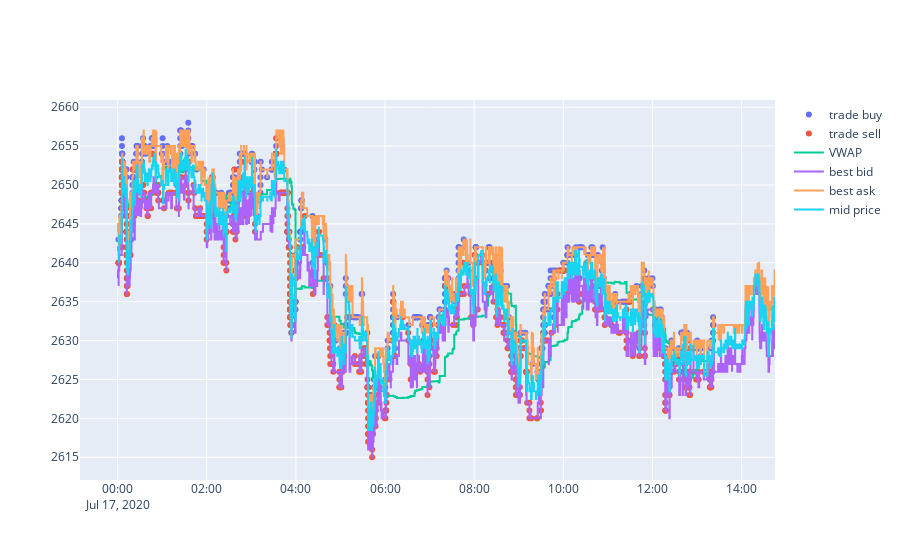

Notebook source saved alongside this figure:
### Markdown cell above
### Data Visualization

In this section, I use Plotly interactive graph to visualize the order book and trade data for a given time period.

### Code cell
# Data selection
df=df_trades.head(1500)
df['VWAP'] = (df['price'] * df['amount']).rolling(100).mean()/df['amount'].rolling(100).mean()
df_buy=df.query("side=='buy'")
df_sell=df.query("side=='sell'")
df1=df_orders.head(3000)

# Visualization
fig = make_subplots(rows=1, cols=1)
fig.add_trace(go.Scatter(x=df_buy['timestamp'], y=df_buy['price'],mode="markers",name='trade buy'),row=1, col=1)
fig.add_trace(go.Scatter(x=df_sell['timestamp'], y=df_sell['price'],mode="markers",name='trade sell'),row=1, col=1)
fig.add_trace(go.Scatter(x=df['timestamp'], y=df['VWAP'],name='VWAP',line_shape='hv'),row=1, col=1)

fig.add_trace(go.Scatter(x=df1['lastUpdated'], y=df1['best_bid'],name='best bid',line_shape='hv'),row=1, col=1)
fig.add_trace(go.Scatter(x=df1['lastUpdated'], y=df1['best_ask'],name='best ask',line_shape='hv'),row=1, col=1)
fig.add_trace(go.Scatter(x=df1['lastUpdated'], y=df1['mid_price'],name='mid price',line_shape='hv'),row=1, col=1)
# fig.add_trace(go.Scatter(x=df1['lastUpdated'], y=df1['Q1_ask'],name='Q1_ask',line_shape='hv'),row=1, col=1)
# fig.add_trace(go.Scatter(x=df1['lastUpdated'], y=df1['Q1_bid'],name='Q1_bid',line_shape='hv'),row=1, col=1)

### Figure 1 — Plotly figure (JSON) as saved in the notebook; plotly's stock layout.template omitted (floating-point values rounded to 4 significant figures; data arrays with more than 128 entries replaced by an {"elided": "..."} marker saying what was removed)
{"data": [{"mode": "markers", "name": "trade buy", "type": "scatter", "x": {"elided": "715 str values"}, "xaxis": "x", "y": {"elided": "715 int values"}, "yaxis": "y"}, {"mode": "markers", "name": "trade sell", "type": "scatter", "x": {"elided": "785 str values"}, "xaxis": "x", "y": {"elided": "785 int values"}, "yaxis": "y"}, {"line": {"shape": "hv"}, "name": "VWAP", "type": "scatter", "x": {"elided": "1500 str values"}, "xaxis": "x", "y": {"elided": "1500 float values"}, "yaxis": "y"}, {"line": {"shape": "hv"}, "name": "best bid", "type": "scatter", "x": {"elided": "3000 str values"}, "xaxis": "x", "y": {"elided": "3000 int values"}, "yaxis": "y"}, {"line": {"shape": "hv"}, "name": "best ask", "type": "scatter", "x": {"elided": "3000 str values"}, "xaxis": "x", "y": {"elided": "3000 int values"}, "yaxis": "y"}, {"line": {"shape": "hv"}, "name": "mid price", "type": "scatter", "x": {"elided": "3000 str values"}, "xaxis": "x", "y": {"elided": "3000 float values"}, "yaxis": "y"}], "layout": {"xaxis": {"anchor": "y", "domain": [0, 1]}, "yaxis": {"anchor": "x", "domain": [0, 1]}}}
